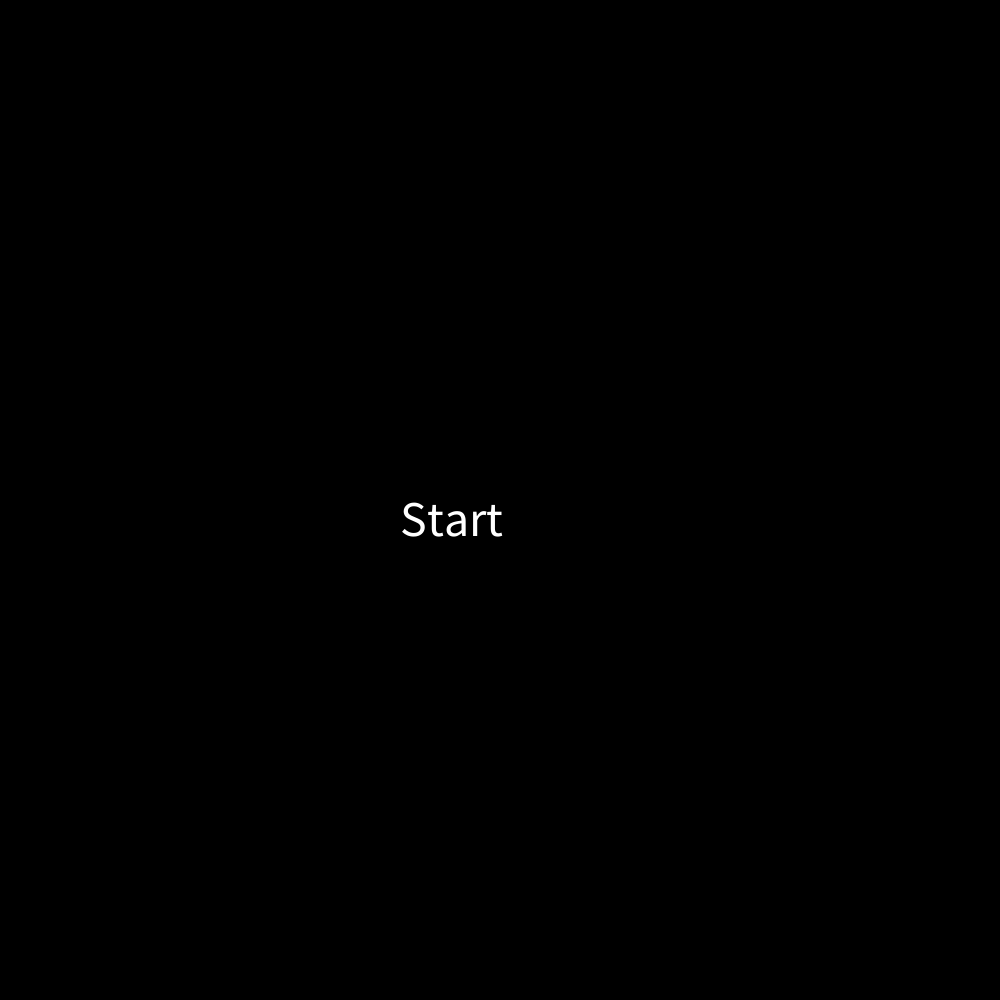
Frame 1 (no input)
Frame 60 (the mouse pressed at the canvas centre just before this capture): identical to frame 1, image omitted
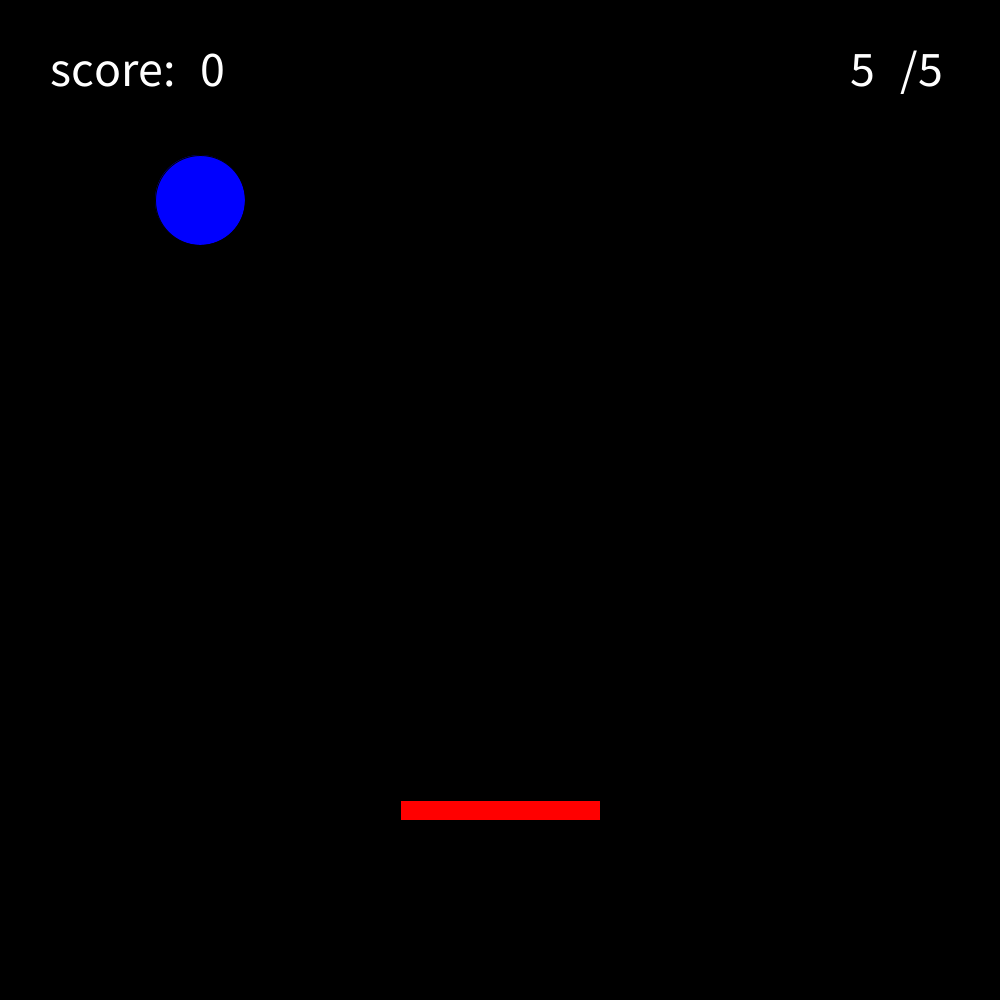
Frame 120 (the mouse held since frame 60 and released just before this capture)

The Processing sketch that drew these frames (run headless with seeded random() and noise(); from frame 60 on, the mouse is pressed at the canvas centre):

// Processing sketch: ballapp
// ── ballapp.pde
public static final int top = 1;// 上の壁
public static final int bottom = 2;// 下の壁 
public static final int right = 3;// 右の壁
public static final int left = 4;// 左の壁
public static final int stand = 5;
public static final int fx = 1000;
public static final int fy = 1000;

int ballx=10,bally=10,r = 90;
void setup()
{
  size(1000,1000);
  background(255);
  field(0);
}
void field(int fcolor)
{
  int red=0,green=0,blue=0;
  for(int i=0;i<3;i++)
  {
    switch(fcolor&1<<i)
    {
      case 1:red=255;break;
      case 2:green=255;break;
      case 4:blue=255;break;
    }
  }
  fill(red/*red*/,green/*green*/,blue/*blue*/);//0~255
  rect(0, 0,fx,fy);
}
void ball(int x,int y,int bcolor)
{
  int red=0,green=0,blue=0;
  for(int i=0;i<3;i++)
  {
    switch(bcolor&1<<i)
    {
      case 1:red=255;break;
      case 2:green=255;break;
      case 4:blue=255;break;
    }
  }
  fill(red/*red*/,green/*green*/,blue/*blue*/);//0~255
  ellipse(x,y,r,r);
}
int dx,dy;
int standwidth,standhigh;
void stand(int standx,int standy,int wi,int hi)
{
  fill(255/*red*/,0/*green*/,0/*blue*/);//0~255
  rect(dx=standx/*x*/,dy=standy/*Y*/,standwidth=wi/*haba*/,standhigh=hi/*takasa*/);
}
boolean hit(int bx,int by,int mode)
{
  switch(mode)
  {
    case 1:
      if(by<(r/2))return true;
      else return false;
    case 2:
      if(by>(fy+r))return true;
      else return false;
    case 3:
      if(bx>(fx-r/2))return true;
        else return false;  
      case 4:
        if(bx<(r/2))return true;
        else return false;
      case 5:
        if(dx<bx&&(dx+standwidth)>bx&&dy<(by+r/2)&&(dy+standhigh)>=(by+r/2))
          return true;
        else
          return false;
      default:return false;
  }
}
void screen()
{
  fill(255);
  textSize(50);
  text("score:",50,50,200,100);
  text(nf(score,0),200,50,200,100);
  if((5-rcount)<3)fill(255,50,50);
  text(nf(5-rcount,0),fx-150,50,200,100);
  fill(255);
  text("/5",fx-100,50,200,100);
}
void riset()
{
  bally=score=count=0;
  speed=10;
  rcount++;
}
boolean chy=false,chx=false,ch=true;
int i=0,speed=10;
int count=0,rcount=0;
int score=0;
int memory;
void draw()
{
  field(0);
  if(i<100)
  {
    field(0);
    fill(255);
    textSize(50);
    text("Start",(fx/2)-100,fy/2,300,100);
    i++;
  }
  else if(rcount>=5)
  {
    field(0);
    fill(255);
    textSize(50);
    fill(255,50,50);
    text("GameOver",(fx/2)-150,500,300,100);
    fill(255);
    text("Maxscore",(fx/2)-150,600,300,100);
    text(nf(memory,0),(fx/2)-50,700,300,100);
  }
  else if(count>5)
  {
    count=0;
    speed*=2;
  }
  else
  {
    screen();
    ball(ballx,bally,4);
    stand(mouseX-100,800,200,20);
    boolean standhit = hit(ballx,bally,stand);
    boolean topwall = hit(ballx,bally,top);
    boolean bottomwall = hit(ballx,bally,bottom);
    boolean rightwall = hit(ballx,bally,right);
    boolean leftwall = hit(ballx,bally,left);
    if(standhit == true)
    {
      chy=true;
      score++;
      count++;
      ball(ballx,bally,3);
    }
    else if(standhit == false&&chy==false)
      bally+=10;
    if(chy==true)bally-=speed*2;
    if(chx==true)ballx-=speed;
    else if(chx==false)ballx+=speed;
    if(bottomwall==true)
    {
      memory=memory<score? score:memory;
      riset();
    }
    if(topwall==true){chy=false;ball(ballx,bally,1);}
    if(leftwall==true){chx=false;ball(ballx,bally,1);}
    if(rightwall==true){chx=true;ball(ballx,bally,1);}
  }
}
